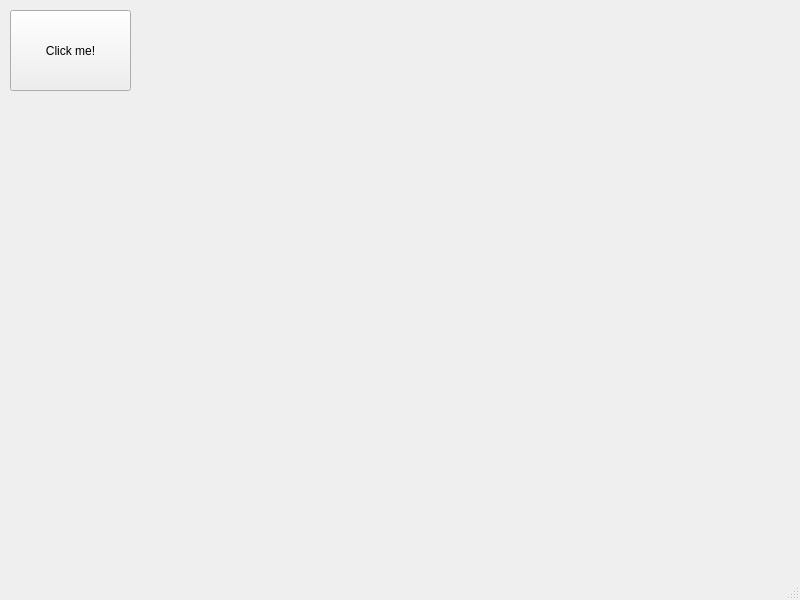
<?xml version="1.0" encoding="UTF-8"?>
<ui version="4.0">
 <class>MainWindow</class>
 <widget class="QMainWindow" name="MainWindow">
  <property name="geometry">
   <rect>
    <x>0</x>
    <y>0</y>
    <width>800</width>
    <height>600</height>
   </rect>
  </property>
  <property name="windowTitle">
   <string>MainWindow</string>
  </property>
  <widget class="QWidget" name="centralwidget">
   <widget class="QPushButton" name="pushButton">
    <property name="geometry">
     <rect>
      <x>10</x>
      <y>10</y>
      <width>121</width>
      <height>81</height>
     </rect>
    </property>
    <property name="text">
     <string>Click me!</string>
    </property>
   </widget>
  </widget>
  <widget class="QMenuBar" name="menubar">
   <property name="geometry">
    <rect>
     <x>0</x>
     <y>0</y>
     <width>800</width>
     <height>22</height>
    </rect>
   </property>
  </widget>
  <widget class="QStatusBar" name="statusbar"/>
 </widget>
 <resources/>
 <connections/>
</ui>
